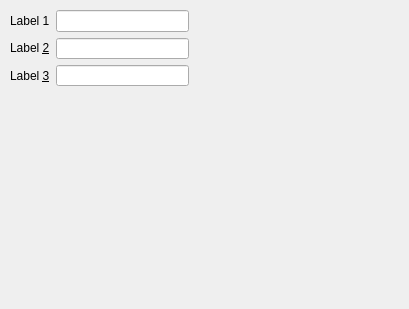
<?xml version="1.0" encoding="UTF-8"?>
<ui version="4.0">
 <class>Form</class>
 <widget class="QWidget" name="Form">
  <property name="geometry">
   <rect>
    <x>0</x>
    <y>0</y>
    <width>409</width>
    <height>309</height>
   </rect>
  </property>
  <property name="windowTitle">
   <string>Form</string>
  </property>
  <widget class="QWidget" name="layoutWidget">
   <property name="geometry">
    <rect>
     <x>10</x>
     <y>10</y>
     <width>179</width>
     <height>76</height>
    </rect>
   </property>
   <layout class="QHBoxLayout" name="horizontalLayout">
    <item>
     <layout class="QVBoxLayout" name="verticalLayout">
      <item>
       <widget class="QLabel" name="label">
        <property name="text">
         <string>Label 1</string>
        </property>
       </widget>
      </item>
      <item>
       <widget class="QLabel" name="label_2">
        <property name="text">
         <string>Label &amp;2</string>
        </property>
        <property name="buddy">
         <cstring>lineEdit_2</cstring>
        </property>
       </widget>
      </item>
      <item>
       <widget class="QLabel" name="label_3">
        <property name="text">
         <string>Label &amp;3</string>
        </property>
        <property name="buddy">
         <cstring>lineEdit_3</cstring>
        </property>
       </widget>
      </item>
     </layout>
    </item>
    <item>
     <layout class="QVBoxLayout" name="verticalLayout_2">
      <item>
       <widget class="QLineEdit" name="lineEdit"/>
      </item>
      <item>
       <widget class="QLineEdit" name="lineEdit_2"/>
      </item>
      <item>
       <widget class="QLineEdit" name="lineEdit_3"/>
      </item>
     </layout>
    </item>
   </layout>
  </widget>
 </widget>
 <resources/>
 <connections/>
</ui>
